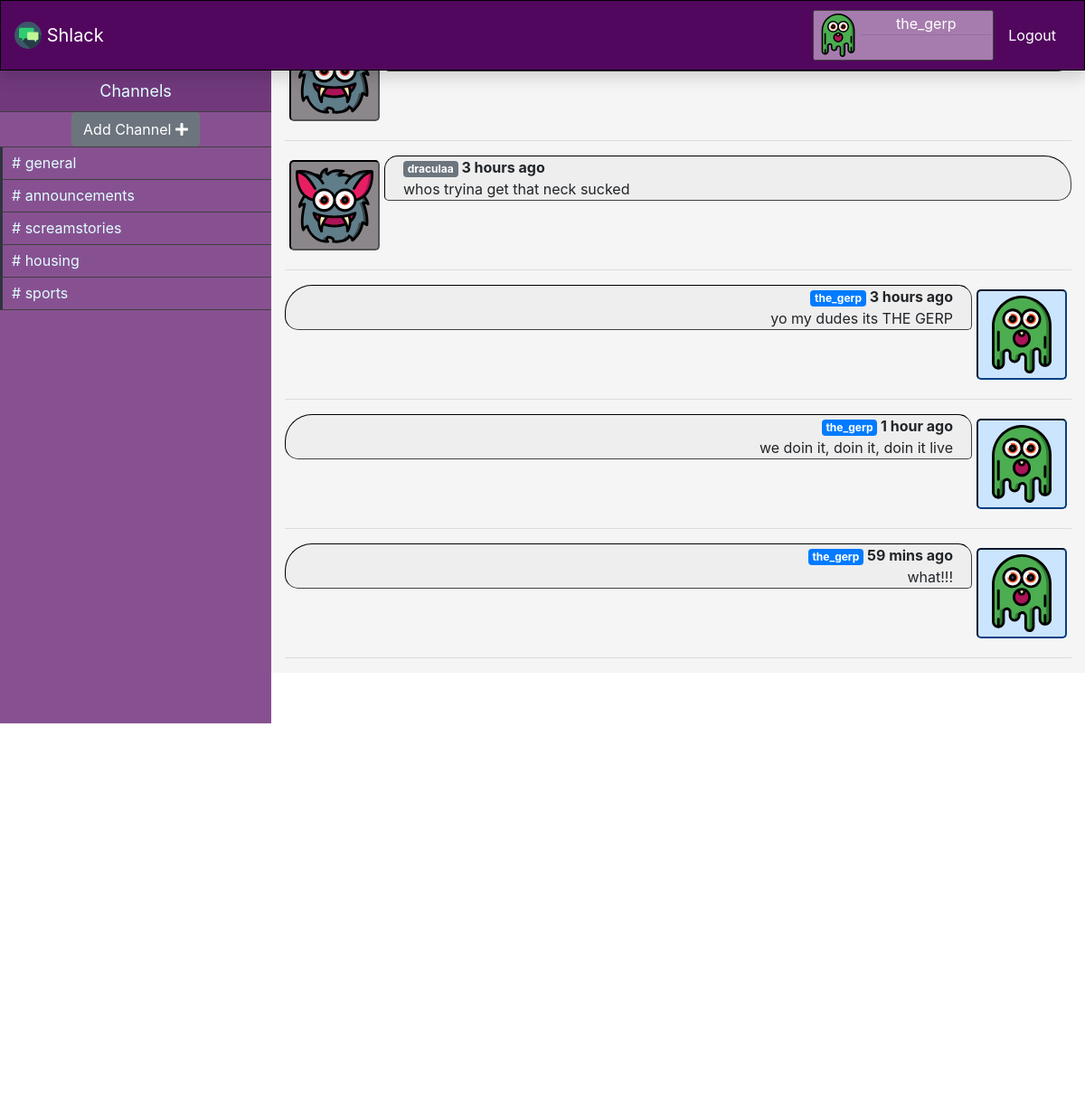
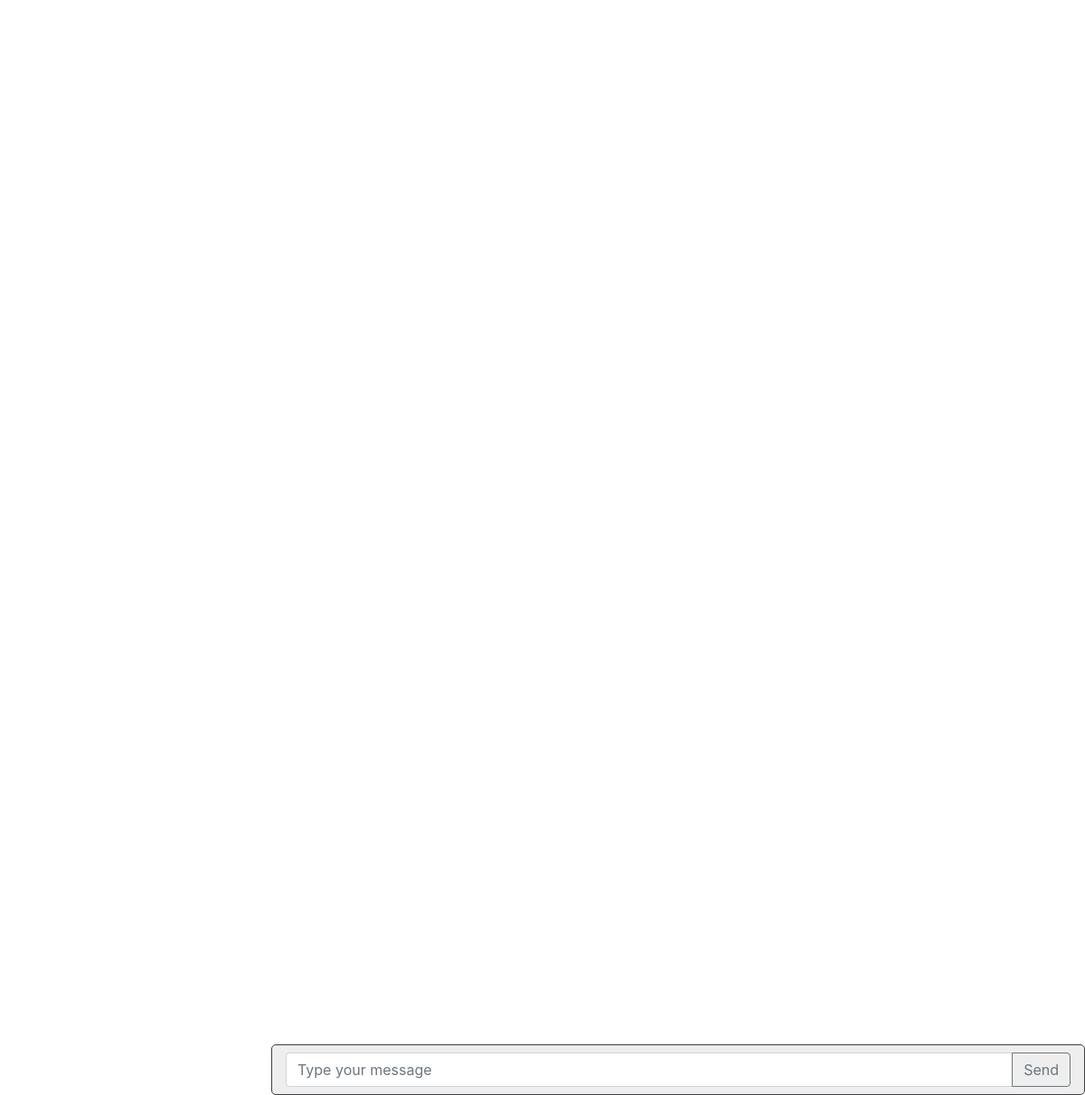
Page /channels/general (signed in) on the committed database (2 pictures, top to bottom).
### models.py (models this page shows, shortened)
class User(UserMixin, db.Model):
    id = db.Column(db.Integer, primary_key=True)
    avatar = db.Column(db.String(64))
    username = db.Column(db.String(64), index=True, unique=True)
    email = db.Column(db.String(120), index=True, unique=True)
    password_hash = db.Column(db.String(128))
    posts = db.relationship("Post", backref="author", lazy="dynamic")

class Channel(db.Model):
    id = db.Column(db.Integer, primary_key=True)
    name = db.Column(db.String(300))
    posts = db.relationship("Post", backref="channel", lazy="dynamic")

class Post(db.Model):
    id = db.Column(db.Integer, primary_key=True)
    body = db.Column(db.String(300))
    timestamp = db.Column(db.DateTime, index=True, default=datetime.utcnow)
    user_id = db.Column(db.Integer, db.ForeignKey("user.id"))
    channel_id = db.Column(db.Integer, db.ForeignKey("channel.id"))
    @property
    def get_time_passed(self):
        now = datetime.utcnow()
        delta = now - self.timestamp
        if timedelta(seconds=0) <= delta < timedelta(minutes=2):
            return "1 min ago"
        elif timedelta(minutes=2) <= delta < timedelta(minutes=60):
            minutes = int(delta.total_seconds() // 60)
            return str(minutes) + " mins ago"
        elif timedelta(hours=1) <= delta < timedelta(hours=2):
            hours = int(delta.total_seconds() // 3600)
            return str(hours) + " hour ago"
        elif timedelta(minutes=60) <= delta < timedelta(hours=24):
            hours = int(delta.total_seconds() // 3600)
            return str(hours) + " hours ago"
        elif timedelta(hours=24) <= delta < timedelta(days=365):
            days = int(delta.total_seconds() // 86400)
            return str(days) + " days ago"
        else:
            return "Error occurred"

### application.py (the view, shortened to what this page needs)
@app.route("/channels/<string:channel_name>", methods=["GET", "POST"])
@login_required
def channel(channel_name):
    new_channel_form = NewChannelForm()
    new_post_form = NewPostForm()
    channels = Channel.query.all()
    if not any(channel_name == channel.name for channel in channels):
        return redirect(url_for("channels"))
    cur_channel = Channel.query.filter_by(name=channel_name).first()
    posts = cur_channel.posts
    return render_template("channel.html",
                           new_channel_form=new_channel_form,
                           new_post_form=new_post_form,
                           channels=channels,
                           posts=posts)

### forms.py (shortened to what this page needs)
class NewChannelForm(FlaskForm):
    channel_name = StringField("Channel Name", validators=[DataRequired()])
    submit = SubmitField("Create")

class NewPostForm(FlaskForm):
    post_body = StringField("Post Body", validators=[DataRequired()])
    user_id = IntegerField("User ID")
    datetime = DateTimeField()
    submit = SubmitField("Send")

### models.py (called while the page is built)
@login.user_loader
def load_user(id_):
    return User.query.get(int(id_))

### templates/channel.html (shortened to what this page needs)
{% extends "layout.html" %}
{% block body %}
  <div id="sidebar" class="sidebar container-fluid">
    <div class="header">Channels</div>
    <div class="menu-list">
      <ul id="menu-content" class="menu-content collapse">
        <li class="add-channel justify-content-center d-flex">
          <button class="btn btn-secondary " data-target="#channel-modal" data-toggle="modal"> Add Channel <i
              class="fa fa-plus"></i></button>
        </li>
        {% for channel in channels %}
          <li class="channel">
            <a href={{ url_for('channel', channel_name=channel.name) }}># {{ channel.name }} </a>
          </li>
        {% endfor %}
      </ul>
    </div>
  </div>
  <div id="main" class="container-fluid">
    <div class="row">
      <div id="messages" class="col-12">
        {% for post in posts %}
          {% include "_post.html" %}
        {% endfor %}
      </div>
    </div>
    <form action="" method="POST" novalidate>
      <div id="message-box" class="row">
        <div class="col-12 message-box py-2">
          <div class="input-group ">
            {{ new_post_form.post_body(class_="form-control", placeholder="Type your message") }}
            <div class="input-group-append">
              {{ new_post_form.submit(class_="btn btn-outline-secondary") }}
            </div>
          </div>
        </div>
      </div>
    </form>
  </div>
{% endblock %}

### templates/layout.html (shortened to what this page needs)
<!DOCTYPE html>
<html lang="en">
<head>
  <link rel="stylesheet" href="https://maxcdn.bootstrapcdn.com/bootstrap/4.5.0/css/bootstrap.min.css">
  <link rel="stylesheet" href="https://stackpath.bootstrapcdn.com/font-awesome/4.7.0/css/font-awesome.min.css" type="text/css">
  <link rel="stylesheet" href="https://cdnjs.cloudflare.com/ajax/libs/font-awesome/5.14.0/css/all.min.css" type="text/css">
  <link rel="stylesheet" href="https://cdnjs.cloudflare.com/ajax/libs/font-awesome/5.14.0/css/regular.min.css" type="text/css">
  <link rel="stylesheet" href="https://cdnjs.cloudflare.com/ajax/libs/font-awesome/5.14.0/css/solid.min.css" type="text/css">
  <link rel="stylesheet" type="text/css" href="{{ url_for('static', filename='style.css' ) }}">
</head>
<body>
<div id="navbar" class="container-fluid fixed-top position-sticky shadow">
      <ul class="navbar-list">
        <li>
          <a class="navbar-brand" href="{{url_for('index')}}">
            <img src="/static/images/brand-icons/017-speech-bubble-2.svg" width="30" height="30" class="d-inline-block align-top" alt="">
          Shlack
          </a>
        </li>
        {% if not current_user.is_authenticated %}
        <li class="nav-item ml-auto">
          <a class="nav-link" href="{{ url_for("login") }}">Login</a>
        </li>
        <li class="nav-item">
          <a class="nav-link nav-fill" href="{{ url_for("signup") }}">Sign Up</a>
        </li>
      {% else %}
        <li class="nav-item ml-auto">
          <div class="usercard d-flex flex-row no-gutters">
              <img src={{ current_user.avatar }}/>
            <div class="col">
              <p class="text-center text-white my-0">{{ current_user.username }}</p>
              <hr class="my-0">
              </div>
          </div>
        </li>
        <li class="nav-item pl-0">
          <a class="nav-link" href="{{ url_for("logout") }}">Logout</a>
        </li>
      {% endif %}
      </ul>
</div>
{% block body %}{% endblock %}
</body>
</html>

### templates/_post.html
{% if current_user == post.author %}
  <div class="media chat self">
    <img src={{ post.author.avatar }} style="height: 100px;"/>
    <div class="media-body">
      <p class="timestamp"> <span class="badge badge-primary">{{ post.author.username }}</span> {{ post.get_time_passed }}</p>
      <p>{{ post.body }}</p>
    </div>
  </div>
  <hr>
{% else %}
  <div class="media chat">
    <img src={{ post.author.avatar }} style="height: 100px;"/>
    <div class="media-body">
      <p class="timestamp"> <span class="badge badge-secondary">{{ post.author.username }}</span> {{ post.get_time_passed }}</p>
      <p>{{ post.body }}</p>
    </div>
  </div>
  <hr>
{% endif %}

### static/style.css (style rules this page uses)
* { box-sizing: border-box; }
body, html { margin: 0px; padding: 0px; max-height: 100%; height: 100%; }
#navbar { background: #51075e; border: 1px solid black; }
.navbar-list { display: flex; flex-direction: row; list-style: none; align-items: center; margin: 10px 0; padding: 0; }
.navbar-list .navbar-brand, .navbar-list .nav-link { color: #ffffff; align-items: center; }
.usercard { background: #a67cae; border: 1px solid #403e41; padding: 2px; border-radius: 2.5px; width: 200px; }
.usercard img { padding: 1px; border-radius: 2.5px; width: 50px; height: 50px; }
.sidebar { overflow: auto; background-color: #875191; position: fixed; left: 0px; padding: 0px; width: 300px; height: 100%; color: #e1ffff; }
.sidebar .menu-content { padding: 0px; }
.sidebar .header { background-color: #71397c; border-bottom: 1px solid #403e41; line-height: 45px; display: block; text-align: center; font-size: large; }
.sidebar .add-channel { border-style: none; border-bottom: 1px solid #403e41; }
.sidebar .channel { list-style: none; padding: 0px; margin: 0px; line-height: 35px; cursor: pointer; }
.sidebar .channel { padding-left: 0px; border-left: 3px solid #2e353d; border-bottom: 1px solid #403e41; }
.sidebar .channel a { text-decoration: none; color: #e1ffff; padding-left: 10px; }
#main { overflow: auto; background: #f5f5f5; }
#message-box { position: fixed; bottom: 0; background: #eeeeee; border: 1px solid #403e41; border-radius: 5px; }
.media { display: flex; flex-direction: row; border-radius: 5px; margin-bottom: 5px; }
.media .timestamp { font-weight: bold; margin: 0; }
.media img { height: 100px; padding: 5px; margin: 5px; background: #8b878b; border: 2px inset black; border-radius: 5px; align-self: flex-end; }
.media-body { background: #eeeeee; border: 1.5px inset #403e41; border-radius: 15px 30px 15px 5px; padding: 0px 20px; margin-bottom: 5px; }
.media-body p { margin-bottom: 0px; }
.media.self { display: flex; flex-direction: row-reverse; text-align: right; }
.media.self img { background: #cce5ff; border: 2px inset #004085; }
.media.self .media-body { border-radius: 30px 15px 5px 15px; }
@media (min-width: 767px) { .sidebar .menu-list .menu-content { display: block; } }
@media (min-width: 767px) { #main { width: calc(100% - 300px); float: right; } }
@media (min-width: 767px) { #message-box { width: calc(100% - 300px); } }

### rows in the picture
User: avatar (picture), username "the_gerp"
Channel: name "general"
Channel: name "announcements"
Channel: name "screamstories"
Channel: name "housing"
Channel: name "sports"
Post: author.avatar (picture)
Post: author.avatar (picture), author.username "draculaa", get_time_passed "3 hours ago", body "whos tryina get that neck sucked"
Post: author.avatar (picture), author.username "the_gerp", get_time_passed "3 hours ago", body "yo my dudes its THE GERP"
Post: author.avatar (picture), author.username "the_gerp", get_time_passed "1 hour ago", body "we doin it, doin it, doin it live"
Post: author.avatar (picture), author.username "the_gerp", get_time_passed "59 mins ago", body "what!!!"
